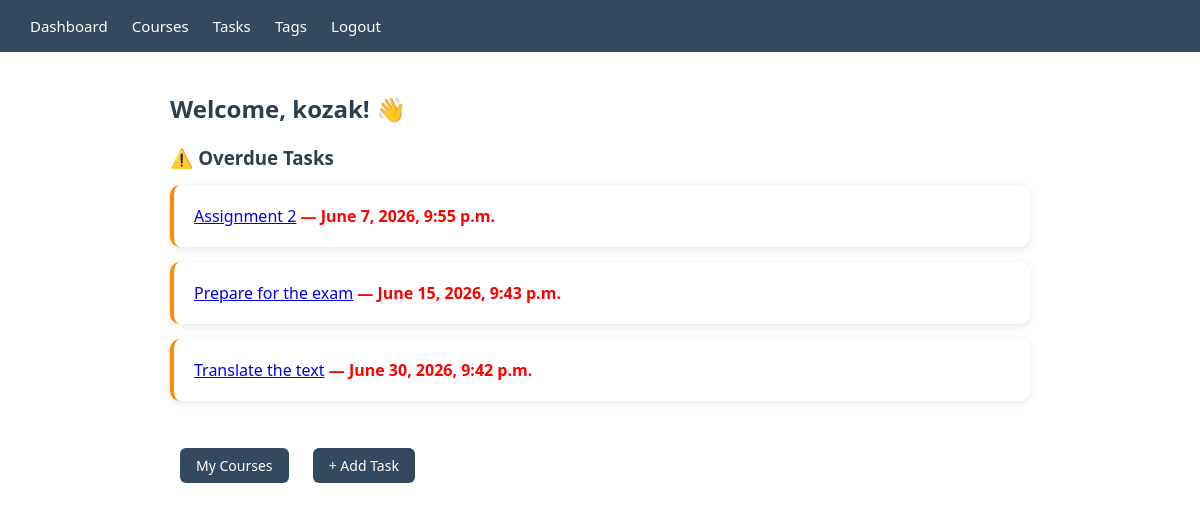
Screenshot of /dashboard/ (signed in) with the database file from the repository.
### planner/models.py (models this page shows, shortened)
class BaseModel(models.Model):
    created_at = models.DateTimeField(auto_now_add=True)
    updated_at = models.DateTimeField(auto_now=True)
    class Meta:
        abstract = True

class Task(BaseModel):
    PRIORITY_CHOICES = [
        ('low', 'Low'),
        ('medium', 'Medium'),
        ('high', 'High'),
    ]
    title = models.CharField(max_length=200)
    description = models.TextField()
    deadline = models.DateTimeField()
    is_completed = models.BooleanField(default=False)
    priority = models.CharField(max_length=10, choices=PRIORITY_CHOICES, default='low')
    course = models.ForeignKey(Course, on_delete=models.CASCADE)
    user = models.ForeignKey(User, on_delete=models.CASCADE)

### planner/views.py (the view)
# urls.py: path('', lambda request: redirect('dashboard'), name='home'),
@login_required
def dashboard(request):
    if request.user.is_authenticated:
        upcoming_tasks = Task.objects.filter(
            user=request.user,
            is_completed=False,
            deadline__gte=timezone.now()
        ).order_by('deadline')[:5]
        overdue_tasks = Task.objects.filter(
            user=request.user,
            is_completed=False,
            deadline__lt=timezone.now()
        ).order_by('deadline')
        return render(request, 'dashboard.html', {
            'upcoming_tasks': upcoming_tasks,
            'overdue_tasks': overdue_tasks,
        })
    return render(request, 'dashboard.html')

### planner/context_processors.py (called while the page is built)
def weather_processor(request):
    if not request.user.is_authenticated:
        return {}
    try:
        ip_response = requests.get('http://ip-api.com/json/', timeout=3)
        ip_data = ip_response.json()
        city = ip_data.get('city', 'Vienna')
        url = "https://api.openweathermap.org/data/2.5/weather"
        response = requests.get(url, params={
            'q': city,
            'appid': settings.OPENWEATHER_API_KEY,
            'units': 'metric'
        }, timeout=3)
        data = response.json()
        weather = {
            'city': city,
            'temperature': round(data['main']['temp']),
            'condition': data['weather'][0]['description'],
        }
    except:
        weather = None
    return {'weather': weather}

### planner/templates/dashboard.html (shortened to what this page needs)
{% extends 'base.html' %}
{% block content %}
    <h2>Welcome, {{ request.user.username }}! 👋</h2>
    {% if overdue_tasks %}
    <h3>⚠️ Overdue Tasks</h3>
    {% for task in overdue_tasks %}
        <div class="card overdue">
            <a href="/tasks/{{ task.id }}/">{{ task.title }}</a>
            <span class="tag-high"> — {{ task.deadline }}</span>
        </div>
    {% endfor %}
    {% endif %}
    <br>
    <a href="/courses/" class="btn btn-primary">My Courses</a>
    <a href="/tasks/create/" class="btn btn-primary">+ Add Task</a>
{% endblock %}

### planner/static/css/style.css (style rules this page uses)
* { margin: 0; padding: 0; box-sizing: border-box; }
body { font-family: 'Segoe UI', sans-serif; background-color: white; color: grey; }
h2 { margin-bottom: 20px; color: #2c3e50; }
h3 { margin-bottom: 15px; color: #2c3e50; }
.card { background: white; border-radius: 10px; padding: 20px; margin-bottom: 15px; box-shadow: 0 2px 8px rgba(0,0,0,0.1); }
.btn { display: inline-block; padding: 8px 16px; border-radius: 6px; text-decoration: none; font-size: 14px; cursor: pointer; border: none; }
.btn-primary { margin: 10px; background-color: #34495e; color: white; }
.tag-high { color: red; font-weight: bold; }
.overdue { border-left: 4px solid darkorange; }

### rows the page displays
Task: title "Assignment 2", deadline "June 7, 2026, 9:55 p.m."
Task: title "Prepare for the exam", deadline "June 15, 2026, 9:43 p.m."
Task: title "Translate the text", deadline "June 30, 2026, 9:42 p.m."

### other values shown
{{ request.user.username }} "kozak"
